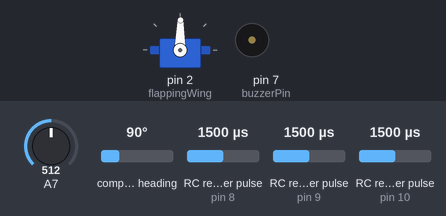
Bench run of a sketch on a simulated Arduino Nano, built with avr-gcc and run on an emulated ATmega328P. On the bench: servo, buzzer (waves = sounding, pin HIGH). Wiring (inferred from the names in the program): 3 × RC receiver channel: data pin 8 / data pin 9 / data pin 10. The inputs (shaded band) are chosen by the test bench; at power-on: RC receiver pulse (sensors on pin 10, pin 8, pin 9) 1500 µs, A7 = 512, compass heading 90°.

Above: at 1.2 s.
1.3 s: RC receiver pulse (sensor on pin 10) set to 1020 µs
At 3.4 s:
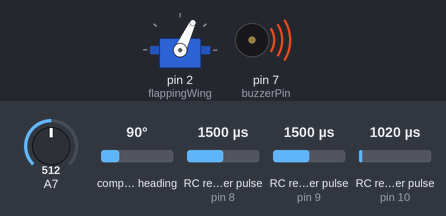
4.3 s: RC receiver pulse (sensor on pin 10) set to 1500 µs
At 6.7 s:
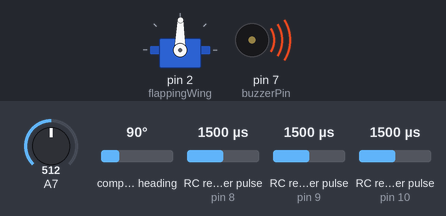
7.3 s: RC receiver pulse (sensor on pin 10) set to 1750 µs
At 9.0 s:
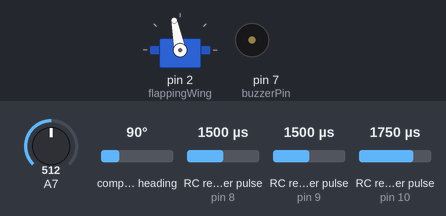
Timing chart, 0 to 16.3 s (numbered marks = the images above; inputs shaded):
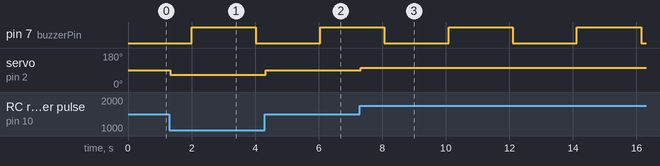

The sketch:

MonocopterControl18_BuzzerCycleSpeedTestAllInt.ino
```cpp
#define rcPin1 8   // Pin 8 Connected to CH1 of Transmitter;
#define rcPin2 9   // Pin 9 Connected to CH2
#define rcPin3 10   // Flap
#define buzzerPin 7
#include <Servo.h>
#include <QMC5883L.h>
#include <Wire.h>
QMC5883L compass;
Servo Servo1;
int flappingWing = 2;
int x_mid = 1520;
int y_mid = 1500;
int z_mid = 1520;
int x = x_mid;  // Receiver Channel 2 PPM value
int y = y_mid;  // Receiver Channel 1 PPM value
int z = z_mid;
int flight_bearing;
int current_bearing;
int flight_magnitude = 0;
int x_vec = 0;
int y_vec = 0;
int z_vec = 0;
int default_angle_1 = 90;
int neutral_angle_1 = default_angle_1;
int servo_angle_1 = default_angle_1;
int flap_constant = 0.002;
float voltageReading = 0;
int cycleCounter = 0;
#define cycleDelay 100
bool buzzerOn = false;


void setup() {
  pinMode(rcPin1, INPUT);
  pinMode(rcPin2, INPUT);
  pinMode(rcPin3, INPUT);
  pinMode(buzzerPin, OUTPUT);

  Servo1.attach(flappingWing);
  Wire.begin();
  compass.init();
  compass.setSamplingRate(200);

  //Serial.begin(9600);
}

void loop() {

  voltageReading = analogRead(A7)*0.00909;

  if (cycleCounter == cycleDelay) {

      if (buzzerOn == false) {
        digitalWrite(buzzerPin, HIGH);
        buzzerOn = true;
      }
      else {
        digitalWrite(buzzerPin, LOW);
        buzzerOn = false;
      }

    cycleCounter = 0;
  }

  else {
    cycleCounter++;
  }


  x = pulseIn(rcPin1, HIGH, 50000);  // (Pin, State, Timeout)
  y = pulseIn(rcPin2, HIGH, 50000);
  z = pulseIn(rcPin3, HIGH, 50000);


  x_vec = x_mid - x;
  y_vec = y_mid - y;
  z_vec = z_mid - z;

  int heading = compass.readHeading();

  if(heading==0) {
    /* Still calibrating, so measure but don't print */
  }
  else {
    current_bearing = heading;
  }


  if ((z_vec > 15) or (z_vec < -15)){
    neutral_angle_1 = default_angle_1 - (z_vec * 0.05);

  }

  else {
    neutral_angle_1 = default_angle_1;
  }


  flight_magnitude = sqrt(sq(x_vec) + sq(y_vec));


  if ((x_vec >= 0) && (y_vec >= 0)){
    flight_bearing = 90 - (57 * atan(y_vec / x_vec));

  }

  else if ((x_vec >= 0) && (y_vec < 0)){
    flight_bearing = 90 + (57 * atan(y_vec / - x_vec));

  }

  else if ((x_vec < 0) && (y_vec >= 0)){
    flight_bearing = 270 + (57 * atan(y_vec / - x_vec));

  }

  else if ((x_vec < 0) && (y_vec < 0)){
    flight_bearing = 270 - (57 * atan(y_vec / x_vec));

  }


  if (flight_magnitude > 25) {
    servo_angle_1 = neutral_angle_1 - (flap_constant * flight_magnitude * 57 * sin(0.01745329 * (current_bearing - flight_bearing) + 4.712389));
  }

  else if (flight_magnitude <= 25) {
    servo_angle_1 = neutral_angle_1;
  }


  Servo1.write(servo_angle_1);


}
```

Measured:
- after the input at 1.3 s, servo on pin 2 (flappingWing): 89° → 65° at once
- after the input at 4.3 s, servo on pin 2 (flappingWing): 65° → 89° at once
- after the input at 7.3 s, servo on pin 2 (flappingWing): 89° → 101° at once
- by itself, pin 7 (buzzerPin): alternates HIGH for 2.0 s and LOW for 2.0 s
